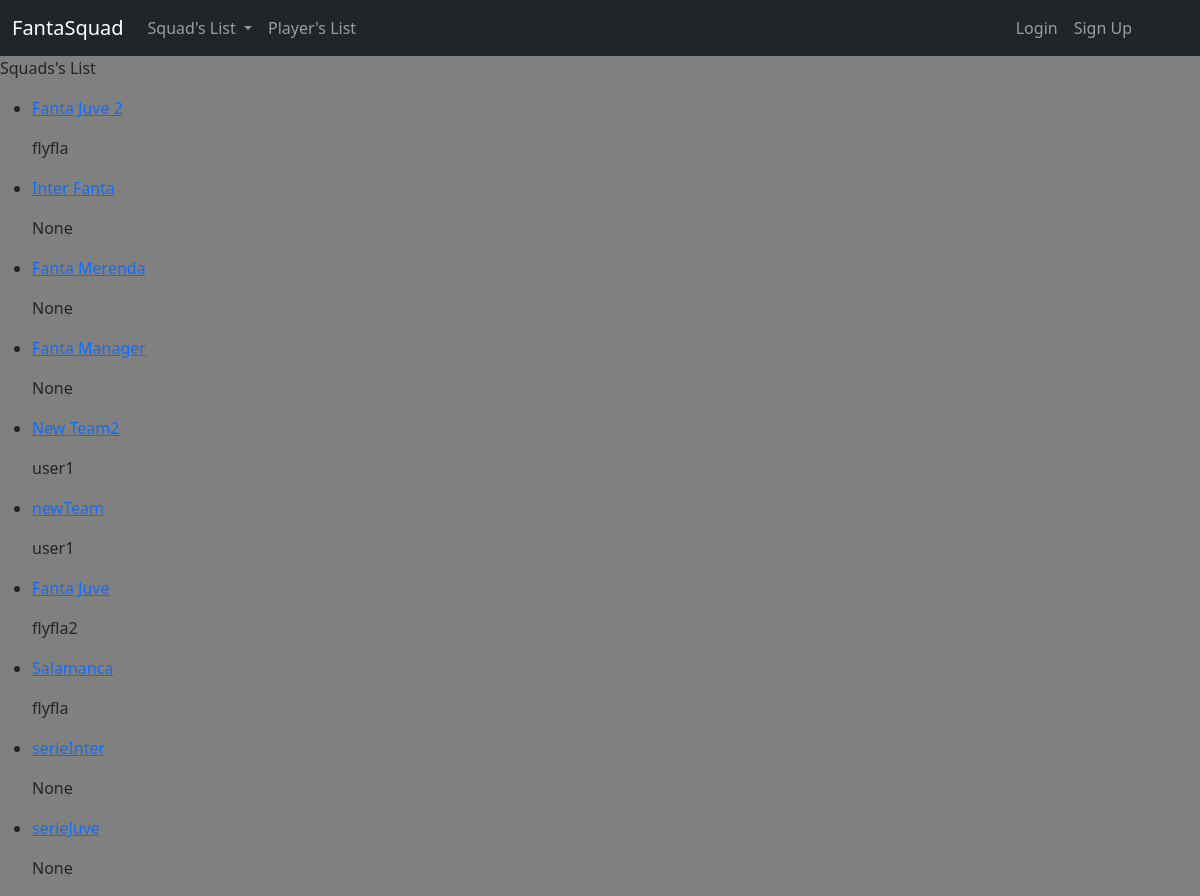
The app's page /squads/ with its own data.
### fanta_soccer_app/models.py (models this page shows, shortened)
class Squad(models.Model):
    squad_name = models.CharField(max_length=20)
    manager = models.ForeignKey(get_user_model(), on_delete=models.CASCADE, null=True, blank=True)
    def __str__(self):
        return self.squad_name

### accounts/models.py (models this page shows)
class CustomUser(AbstractUser):
    pass

### fanta_soccer_app/views.py (the view)
# urls.py: path('squads/', views.squads, name='squads'),
def squads(request):
    squads = Squad.objects.all()
    context = {'squads': squads}
    return render(request, 'fanta_soccer_app/squads.html', context)

### fanta_soccer_app/context_processors.py (called while the page is built)
def navbar_dropdown_squad_list(request):
    nav_dropdown_squads = Squad.objects.all()
    return {
        'nav_dropdown_squads': nav_dropdown_squads
    }

### fanta_soccer_app/templates/fanta_soccer_app/squads.html (shortened to what this page needs)
{% extends 'fanta_soccer_app/base.html'%}
{% block content%}
<body>
<p>Squads's List</p>
<ul>
  {% for squad in squads %}
  <li>
    <a href="{% url 'fanta_soccer_app:squad' squad.id %}">
      <p>{{ squad }}</p></a>
      <p>{{ squad.manager }}</p>
  </li>
  {% endfor %}
</ul>
</body>
{% endblock content%}

### fanta_soccer_app/templates/fanta_soccer_app/base.html (shortened to what this page needs)
<!DOCTYPE html>
{% load static %}
<html lang="en">
<head>
    <link href="https://cdn.jsdelivr.net/npm/bootstrap@5.1.1/dist/css/bootstrap.min.css" rel="stylesheet">
    <link rel="stylesheet" href="{% static 'css/base.css' %}" type="text/css">
</head>
<nav class="navbar navbar-expand-lg navbar-dark bg-dark">
    <div class="container-fluid">
    <a class="navbar-brand" href="{% url 'fanta_soccer_app:index' %}">FantaSquad</a>
    <div class="collapse navbar-collapse" id="navbarSupportedContent">
        <ul class="navbar-nav me-auto mb-2 mb-lg-0">
            <li class="nav-item dropdown">
                <a class="nav-link dropdown-toggle" href="" id="navbarDropdown"
                   role="button" data-bs-toggle="dropdown" aria-haspopup="true" aria-expanded="false">
                    Squad's List
                </a>
            </li>
            <li class="nav-item">
                <a class="nav-link" href="{% url 'fanta_soccer_app:available_players' %}">Player's List</a>
            </li>
        </ul>
        <ul class="navbar-nav me-5 mb-2 mb-lg-0">
            <li class="nav-item dropdown ml-auto">
            {% if user.is_authenticated %}
                <a href="" class="nav-link dropdown-toggle" role="button" data-bs-toggle="dropdown">{{ user.username }}</a>
                <div class="dropdown-menu">
                    <div class="dropdown-item">
                    <a href="{% url 'logout' %}" class="dropdown-item">LogOut</a>
                    </div>
                    <div class="dropdown-item">
                        <a href="{% url 'fanta_soccer_app:profile' %}" class="dropdown-item">MyProfile</a>
                    </div>
                </div>
            {% else %}
                <ul class="navbar-nav ml-auto">
                <li class="nav-item"><a class="nav-link" href="{% url 'login' %}" >Login</a></li>
                <li class="nav-item"><a class="nav-link" href="{% url 'signup' %}" >Sign Up</a></li>
                </ul>
            {% endif %}
            </li>
        </ul>
    </div>
    </div>
</nav>
<body>
{% block content %} {% endblock content %}
</body>
</html>

### fanta_soccer_app/static/css/base.css (style rules this page uses)
body { grid: 3; background: gray; }

### records on screen
Squad: squad_name "Fanta Juve 2", manager "flyfla"
Squad: squad_name "Inter Fanta", manager "None"
Squad: squad_name "Fanta Merenda", manager "None"
Squad: squad_name "Fanta Manager", manager "None"
Squad: squad_name "New Team2", manager "user1"
Squad: squad_name "newTeam", manager "user1"
Squad: squad_name "Fanta Juve", manager "flyfla2"
Squad: squad_name "Salamanca", manager "flyfla"
Squad: squad_name "serieInter", manager "None"
Squad: squad_name "serieJuve", manager "None"
